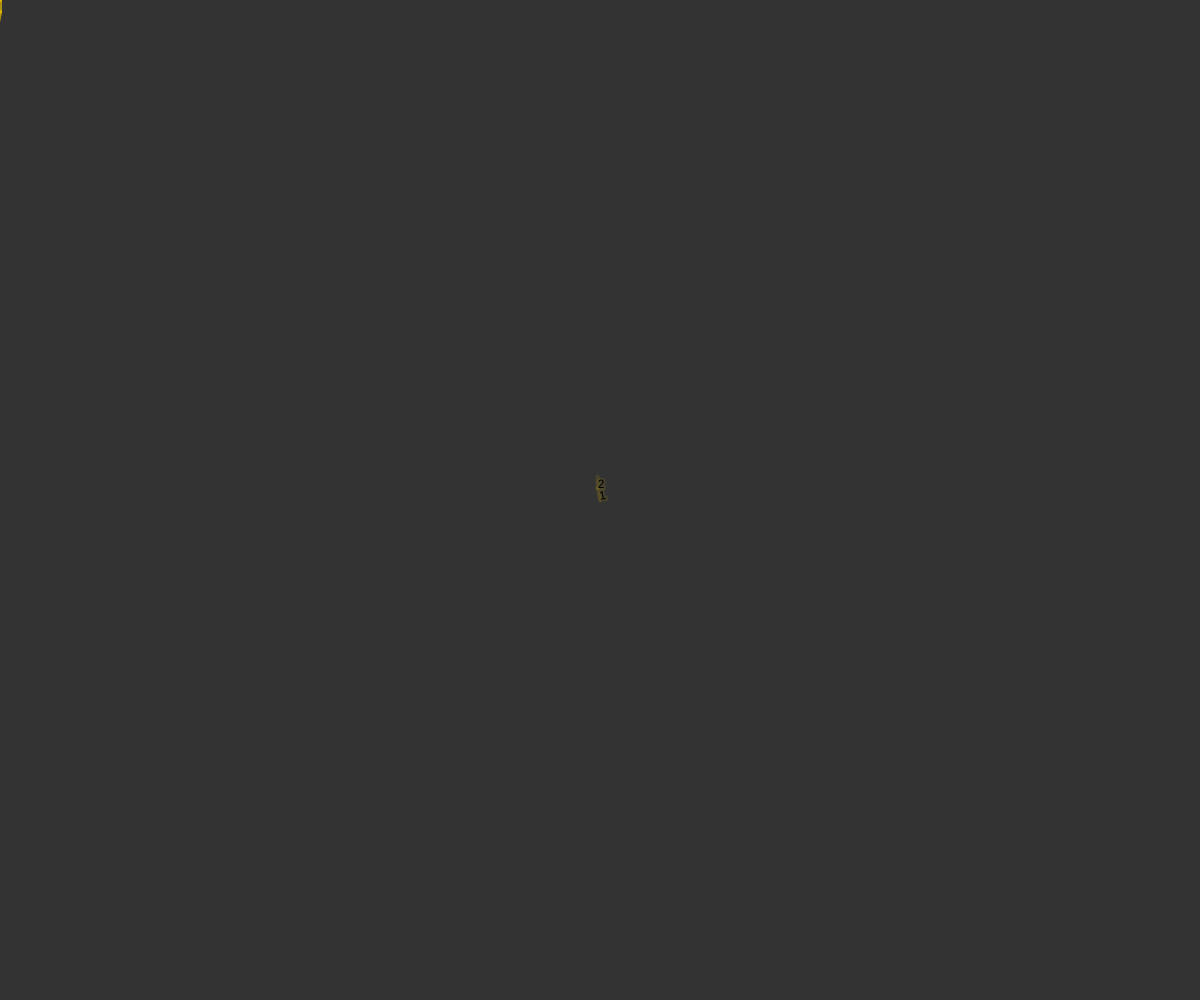
Frame 1 (no input)
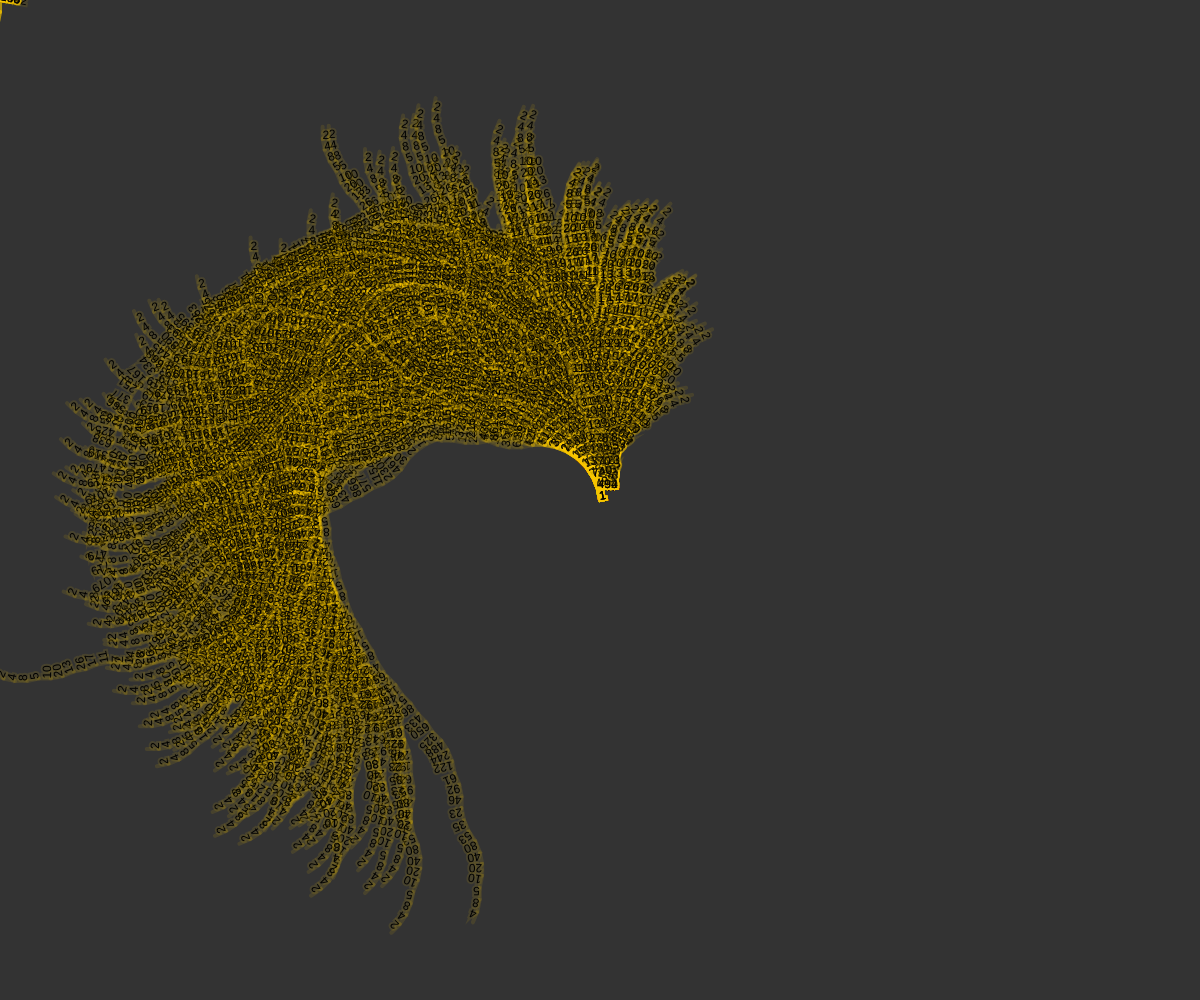
Frame 60 (no input)
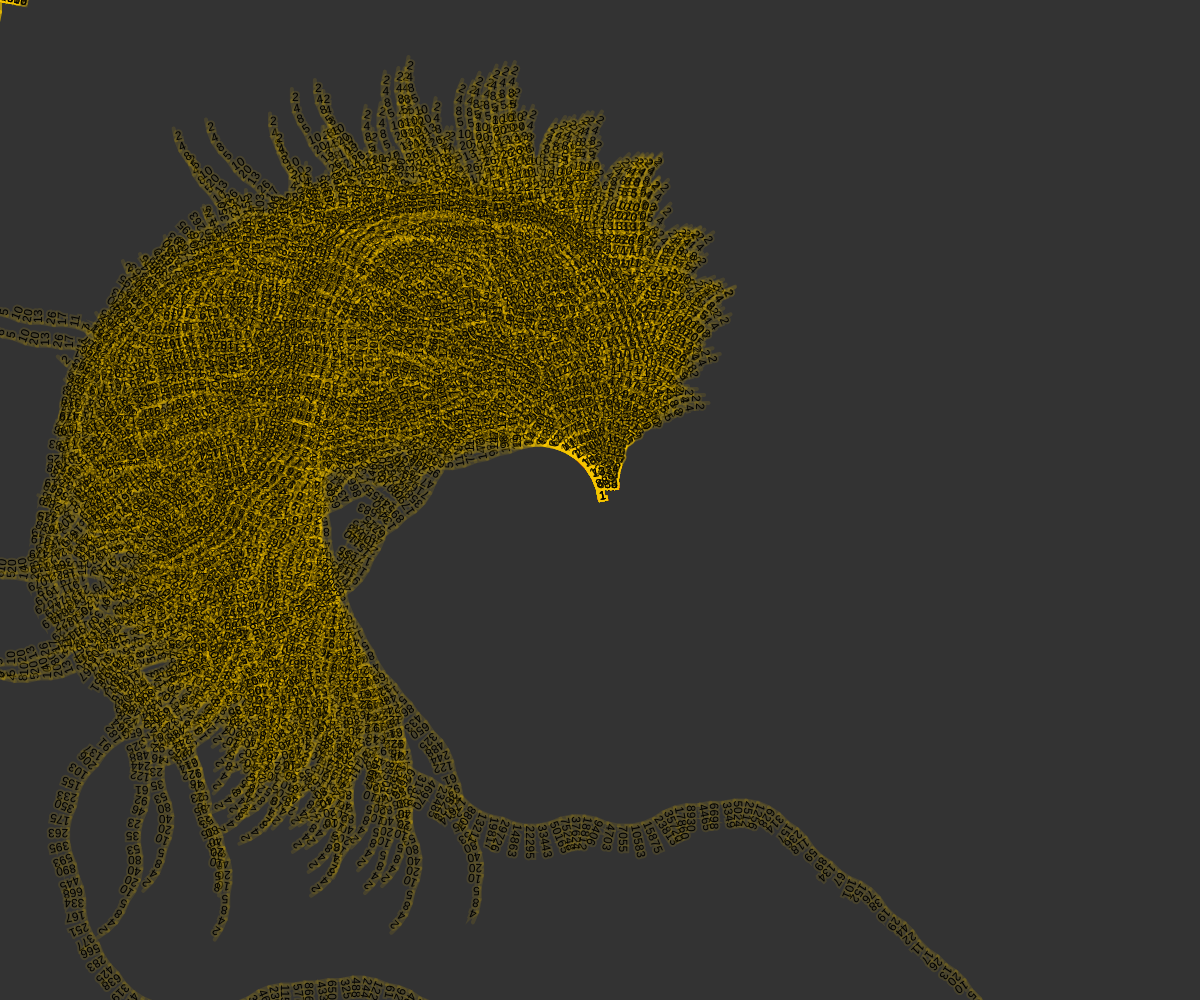
Frame 120 (the mouse pressed at the canvas centre since frame 60)

The p5.js sketch that drew these frames (run headless with seeded random() and noise() and a simulated clock; from frame 60 on, the mouse is pressed at the canvas centre):

// p5.js sketch
// ── sketch.js
let arr = [];
let ul = 1;
function setup() {
  createCanvas(window.innerWidth, window.innerHeight);
  background(51);

  for (let i = 1; i <= 500000; i++) {
    let p = i;
    do {
      arr.push(p);
      p = collatz(p);
    } while (p !== 1);
    arr.push(1);
  }
}

function draw() {
  let len = 12;
  let angle = PI / 16;
  for (let j = ul - 300; j <= ul; j++) {
    if (arr[j] === 1) {
      resetMatrix();
      translate(width / 2, height / 2);
    }
    if (arr[j] % 2 === 0) {
      rotate(angle);
    } else {
      rotate(-angle);
    }
    strokeWeight(4);
    stroke("rgba(255,204,0,0.1)");

    line(0, 0, 0, -len);
    text(arr[j], 0, 0);
    translate(0, -len);
  }
  ul = ul + 300;
}

function collatz(n) {
  if (n % 2 === 0) {
    return n / 2;
  } else {
    return (3 * n + 1) / 2;
  }
}
